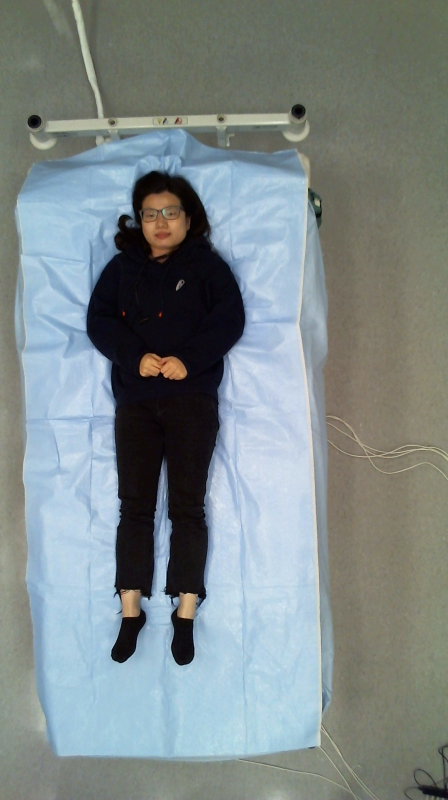
#> input picture human-pose-annotation-tool/img/RGB_image.png, 896 x 1600 px (shown at 1/2 size); its folder holds only this picture in this run
$ python -i utils.py   (imports and definitions only)
#> lines starting #> are read from the running program, lines starting #| are printed output that depends on the picture; after the words box and inside, x2 and y2 are one past the last pixel; in counts of white or black regions, pixels touching at a corner belong together
#> further down, picture is the input picture: shape (1600, 896, 3); mean B, G, R 136.6, 136.2, 125.9
import json
import cv2 as cv
import sys
import json
import numpy as np
import argparse

# [84 lines left out: functions stop, openCalibrationFile, openRectFile, not called in this run]

def findBoundingRectangle(frame):
    """Searches for cropping rectangle in frame

    If shape of non-zero pixels (region of interest) is tilted,
    rectangle will be inclusive (includes all non-zeros, even if
    this means including some zero pixels)

    Parameters
    ----------
    frame : OpenCV image
        Frame in which to search for bounding rectangle
        All pixels not inside desired rectangle must be 0

    Returns
    -------
    boundingRectangle : np array
        Array of x, y, w, h describing rectangle in which to crop
    """
    grey = cv.cvtColor(frame, cv.COLOR_BGR2GRAY)
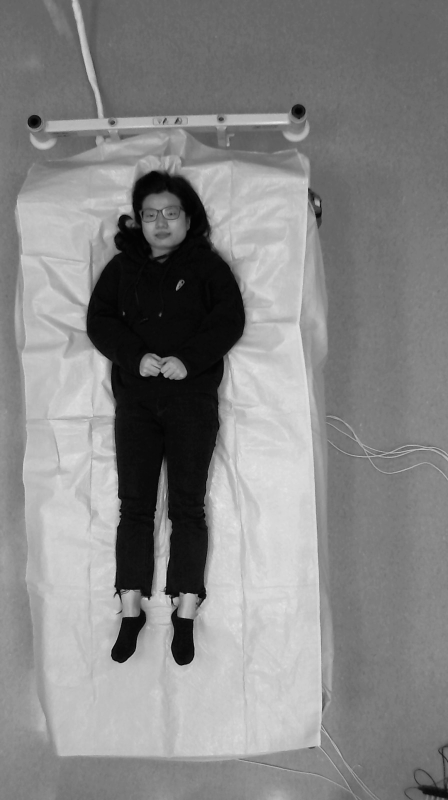
#> grey: shape (1600, 896) (shown at 1/2 size); min 0, max 235, mean 133.2
    _, thresh = cv.threshold(grey, 1, 255, cv.THRESH_BINARY)
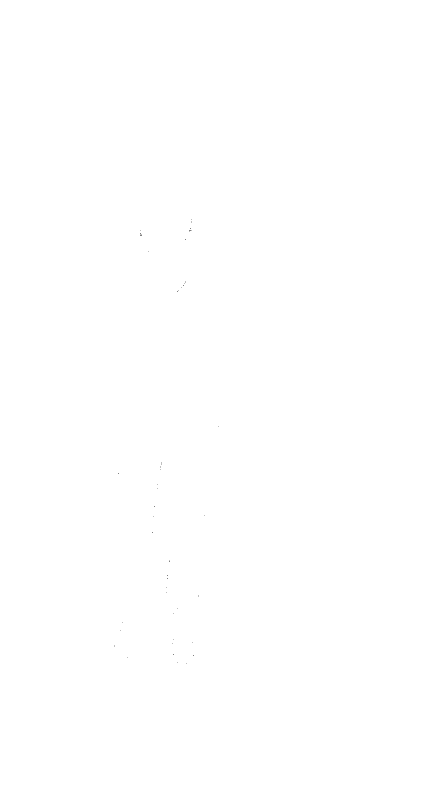
#> thresh: shape (1600, 896) (shown at 1/2 size); 100% white; black in thin lines or dots, all inside (x1, y1, x2, y2) = (228, 439, 438, 1328)
    nonZeroPoints = cv.findNonZero(thresh)
#> nonZeroPoints = contour of 1433524 points, box (x1, y1, x2, y2) (0, 0, 896, 1600), area 0
    return cv.boundingRect(nonZeroPoints)

# [58 lines left out: functions calculateOptimalMatrix, scaleForHconcat, not called in this run]

# Encodes numpy arrays as normal lists
# Otherwise, they cannot be encode to JSON
# Used when invoking json.dump as cls param
class NumpyEncoder(json.JSONEncoder):
    # [4 lines left out: function default, not called in this run]

# Allows argpase to accept "extend" action from python 3.8,
# so that multiple strings can be used with a single arg
# Add to parser using parser.register('action', 'extend', ExtendAction)
# Invoke in parser.add_argument() using action='extend'
class ExtendAction(argparse.Action):
    # [4 lines left out: function __call__, not called in this run]

>>> import cv2
>>> picture = cv2.imread('../human-pose-annotation-tool/img/RGB_image.png')
>>> result = findBoundingRectangle(picture)
#> result = (0, 0, 896, 1600)
